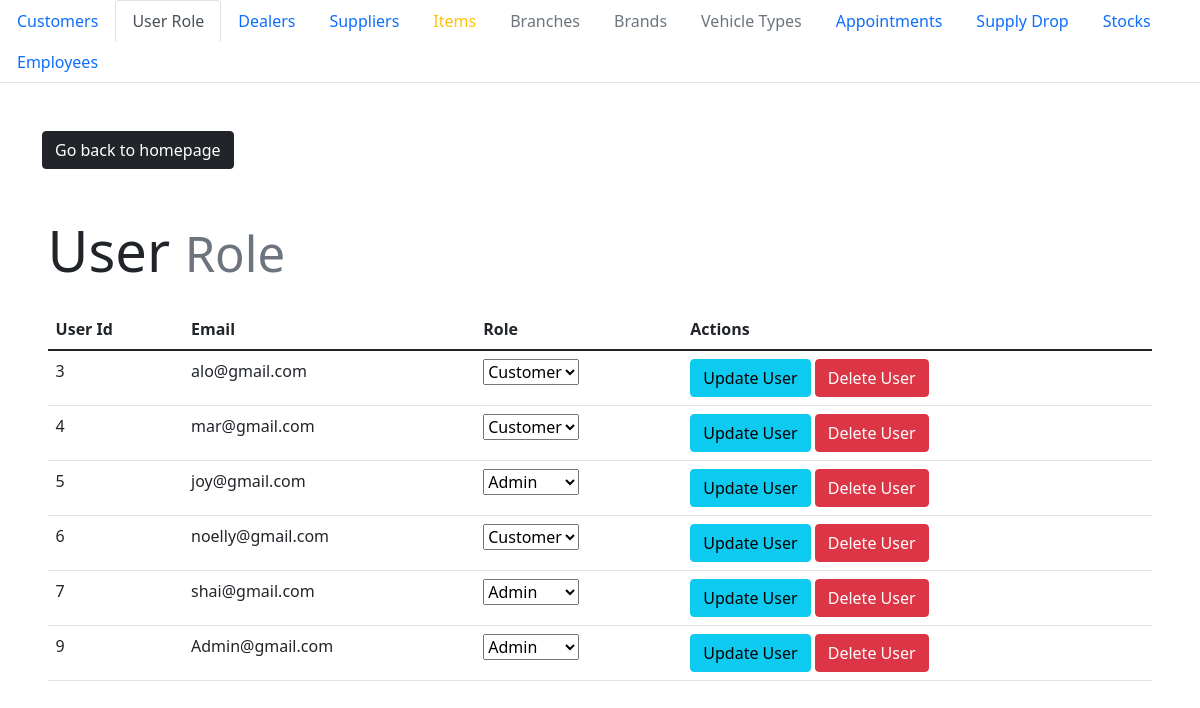
Page /avalon/admin/user_role.php on the committed database.
### tables this page shows
CREATE TABLE `users` (
  `user_id` int(10) NOT NULL,
  `f_name` varchar(30) NOT NULL,
  `m_name` varchar(30) NOT NULL,
  `l_name` varchar(30) NOT NULL,
  `house_no` varchar(10) NOT NULL,
  `street` varchar(30) NOT NULL,
  `city` varchar(30) NOT NULL,
  `country` varchar(30) NOT NULL,
  `phone_no` varchar(11) NOT NULL,
  `email` varchar(30) NOT NULL,
  `password` varchar(100) NOT NULL,
  `role` varchar(10) NOT NULL DEFAULT 'customer'
);

### avalon/admin/user_role.php (the view, shortened to what this page needs)
<!DOCTYPE html>
<html lang="en">
<head>
    <link rel="stylesheet" href="style.css">
    <link href="https://cdn.jsdelivr.net/npm/bootstrap@5.1.3/dist/css/bootstrap.min.css" rel="stylesheet">
</head>
<body>
    <ul class="nav nav-tabs">
    <li class="nav-item">
        <a class="nav-link" href="./index.php">Customers</a>
    </li>
    <li class="nav-item">
        <a class="nav-link active" href="#">User Role</a>
    </li>
    <li class="nav-item">
        <a class="nav-link" href="./dealer.php">Dealers</a>
    </li>
    <li class="nav-item">
        <a class="nav-link" href="./supplier.php">Suppliers</a>
    </li>
    <li class="nav-item">
        <a class="nav-link text-warning" href="./item.php">Items</a>
    </li>
    <li class="nav-item">
        <a class="nav-link text-muted" href="./branch.php">Branches</a>
    </li>
    <li class="nav-item">
        <a class="nav-link text-muted" href="./brand.php">Brands</a>
    </li>
    <li class="nav-item">
        <a class="nav-link text-muted" href="./vehicle_type.php">Vehicle Types</a>
    </li>
    <li class="nav-item">
        <a class="nav-link" href="./appointment-admin.php">Appointments</a>
    </li>
    <li class="nav-item">
        <a class="nav-link" href="./provides.php">Supply Drop</a>
    </li>
    <li class="nav-item">
        <a class="nav-link" href="./stocks.php">Stocks</a>
    </li>
    <li class="nav-item">
        <a class="nav-link" href="./works_at.php">Employees</a>
    </li>
    </ul>
    <?php require_once 'process.php'; ?>
    <?php
        $mysqli = new mysqli('localhost', 'root', '', 'sza') or die(mysqli_error($mysqli));
        $result = $mysqli->query("SELECT * FROM users") or die(mysqli_error);
    ?>
    <div class="container transition">
    <div style="padding-top: 3em;">
        <a class="btn btn-dark" href="../foradmin.php" role="button">Go back to homepage</a>
    </div>
    <div class="mx-auto" style="width: 99%; padding-top: 3em; padding-bottom: 5em;">
    <h1 class="display-4" style="padding-bottom: 0.3em;">User <small class="text-muted">Role</small></h1>
        <table class="table">
            <thead>
                <tr>
                    <th>User Id</th>
                    <th>Email</th>
                    <th>Role</th>
                    <th>Actions</th>
                </tr>
            </thead>
        <?php
            while ($row = $result->fetch_assoc()): ?>
                <tr>
                    <td>
                        <?php echo $row['user_id']; ?>
                    </td>
                    <td>
                        <?php echo $row['email']; ?>
                    </td>
                    <td>
                        <form action="process_role.php" method="POST">
                        <select name="userInfo">
                            <?php if($row['role'] == "customer") { ?>
                                <option selected="selected" value="customer">Customer</option>
                            <?php } elseif($row['role'] == "admin") { ?>
                                <option selected="selected" value="admin">Admin</option>
                            <?php } ?>
                        </select>
                    </td>
                    <td>
                        <button type="submit" class="btn btn-info" name="update">Update User</button>
                        <button onclick="check(<?php echo $row['user_id']; ?>)" type="button" class="btn btn-danger">Delete User</button>
                    </td>
                </tr>
            <?php endwhile; ?>
        </table>
    </div>
    </div>
</body>
</html>

### avalon/admin/style.css (style rules this page uses)
.transition { animation: transitionIn 0.5s; }

### rows in the picture
users: user_id "3", email "alo@gmail.com", userInfo "Customer"
users: user_id "4", email "mar@gmail.com", userInfo "Customer"
users: user_id "5", email "joy@gmail.com", userInfo "Admin"
users: user_id "6", email "noelly@gmail.com", userInfo "Customer"
users: user_id "7", email "shai@gmail.com", userInfo "Admin"
users: user_id "9", email "Admin@gmail.com", userInfo "Admin"
